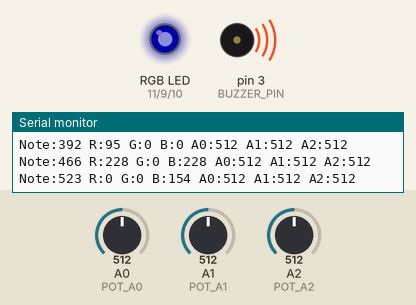
Recording of a sketch running on a simulated Arduino Uno, built with avr-gcc and run on an emulated ATmega328P. Parts: an RGB LED mixed from three pins (HIGH = lit), buzzer (waves = sounding), the last lines printed to the serial monitor. The test bench sets the inputs (shaded band); at power-on: A0 (POT_A0) = 512, A1 (POT_A1) = 512, A2 (POT_A2) = 512. Dim RGB values are drawn brighter than linear.

Above: at 0.95 s.
1.3 s: A0 (POT_A0) set to 99
At 3.39 s:
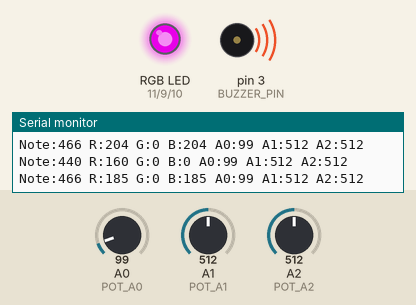
4.3 s: A0 (POT_A0) set to 89
At 6.75 s:
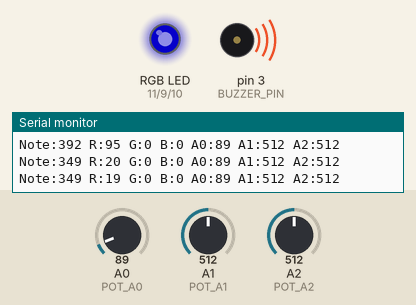
7.3 s: A1 (POT_A1) set to 716
At 8.58 s:
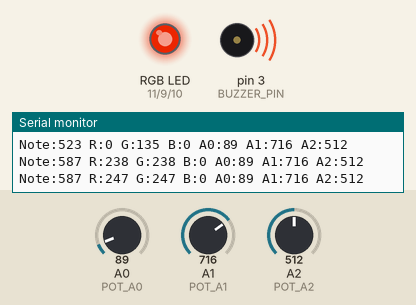
10.3 s: A2 (POT_A2) set to 160
At 10.58 s:
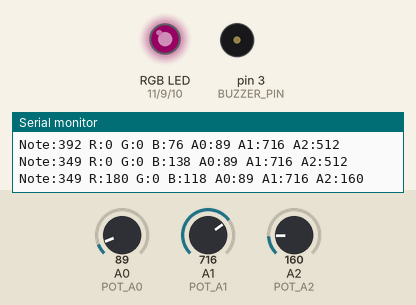
13.3 s: A0 (POT_A0) set to 57
16.3 s: A0 (POT_A0) set to 47
Timing chart, 0 to 20.3 s (numbered marks = the images above; inputs shaded):
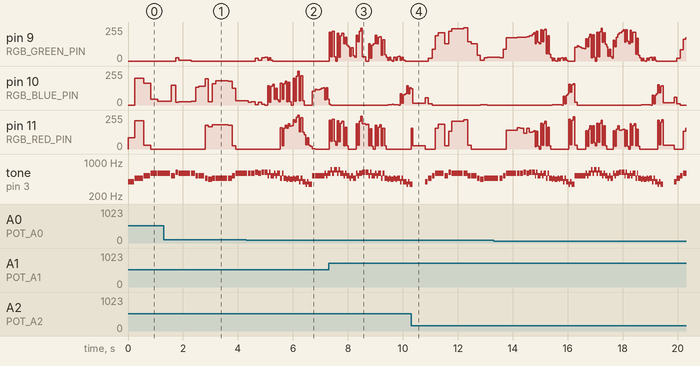

The sketch:

main.ino
```cpp
#define RGB_RED_PIN 11
#define RGB_BLUE_PIN 10
#define RGB_GREEN_PIN 9

#define BUZZER_PIN 3

#define POT_A0 A0  // speed knob
#define POT_A1 A1  // color shift knob
#define POT_A2 A2  // brightness/volume knob

#include "pitches.h"

float t = 0;

//PLACE YOUR MELODY AND DURATIONS HERE-----------------
int melody[] = {
  NOTE_G4, NOTE_AS4, NOTE_C5, NOTE_D5, NOTE_D5, NOTE_C5, NOTE_DS5, NOTE_D5,
  NOTE_D5, NOTE_C5, NOTE_C5, NOTE_AS4, NOTE_A4, NOTE_AS4, NOTE_AS4,
  NOTE_AS4, NOTE_C5, NOTE_D5,

  NOTE_D5, NOTE_D5, NOTE_DS5, NOTE_D5, NOTE_DS5,
  NOTE_DS5, NOTE_DS5, NOTE_C5, NOTE_DS5, NOTE_C5, NOTE_C5, NOTE_D5, NOTE_C5, NOTE_D5, NOTE_D5, NOTE_AS4, NOTE_D5,
  NOTE_AS4, NOTE_AS4, NOTE_A4, NOTE_AS4, NOTE_A4, NOTE_A4, NOTE_AS4, NOTE_A4, NOTE_AS4, NOTE_AS4, NOTE_G4, NOTE_AS4,
  NOTE_G4, NOTE_G4, NOTE_F4, NOTE_G4, NOTE_F4, NOTE_F4,

  NOTE_C5,
  NOTE_C5, NOTE_C5, NOTE_C5, NOTE_C5, NOTE_C5, NOTE_C5, NOTE_D5, NOTE_C5, NOTE_D5, NOTE_D5,
  NOTE_F5, NOTE_D5, NOTE_F5, NOTE_F5, NOTE_D5, NOTE_F5, NOTE_D5, NOTE_D5, NOTE_C5, NOTE_D5,
  NOTE_C5, NOTE_C5, NOTE_AS4, NOTE_C5, NOTE_AS4, NOTE_AS4, NOTE_D5, NOTE_C5, NOTE_D5, NOTE_D5,

  NOTE_DS5,
  NOTE_DS5, NOTE_DS5, NOTE_C5, NOTE_DS5, NOTE_C5, NOTE_C5, NOTE_D5, NOTE_C5, NOTE_D5, NOTE_D5,
  NOTE_AS4, NOTE_D5, NOTE_AS4, NOTE_AS4, NOTE_A4, NOTE_AS4, NOTE_A4, NOTE_A4, NOTE_AS4, NOTE_A4,
  NOTE_AS4, NOTE_AS4, NOTE_G4, NOTE_AS4, NOTE_G4, NOTE_G4, NOTE_F4, NOTE_G4, NOTE_F4, NOTE_F4,

  REST
};

int durations[] = {
  4,3,4,4,2,3,4,1,
  3,4,2,4,3,4,1,
  3,4,1,

  4,3,4,4,4,
  8,8,8,8,8,8,8,8,8,8,8,8,
  8,8,8,8,8,8,8,8,8,8,8,8,
  8,8,8,8,8,8,

  4,
  8,8,8,8,8,8,8,8,8,8,
  8,8,8,8,8,8,8,8,8,8,
  8,8,8,8,8,8,8,8,8,8,

  4,
  8,8,8,8,8,8,8,8,8,8,
  8,8,8,8,8,8,8,8,8,8,
  8,8,8,8,8,8,8,8,8,8,

  1
};
//------------------------------------------------------------------------
int melodyLength = sizeof(melody) / sizeof(int);
void setRGB(int r, int g, int b) {
  analogWrite(RGB_RED_PIN, constrain(r, 0, 255));
  analogWrite(RGB_GREEN_PIN, constrain(g, 0, 255));
  analogWrite(RGB_BLUE_PIN, constrain(b, 0, 255));
}

void smoothRGB(int r, int g, int b) {
  static int lastR = 0, lastG = 0, lastB = 0;

  for (int i = 0; i < 8; i++) {
    int sr = lastR + (r - lastR) * i / 8;
    int sg = lastG + (g - lastG) * i / 8;
    int sb = lastB + (b - lastB) * i / 8;

    setRGB(sr, sg, sb);
  }

  lastR = r;
  lastG = g;
  lastB = b;
}

void setup() {
  pinMode(RGB_RED_PIN, OUTPUT);
  pinMode(RGB_GREEN_PIN, OUTPUT);
  pinMode(RGB_BLUE_PIN, OUTPUT);
  pinMode(BUZZER_PIN, OUTPUT);
  Serial.begin(9600);
}

void loop() {

  for (int note = 0; note < melodyLength; note++) {

    int a0 = analogRead(POT_A0);
    int a1 = analogRead(POT_A1);
    int a2 = analogRead(POT_A2);

    float speed = map(a0, 0, 1023, 60, 300);
    float volume = a2 / 1023.0;
    int colorShift = map(a1, 0, 1023, 0, 255);

    int noteFreq = melody[note];
    int r = 0, g = 0, b = 0;

    if (noteFreq != REST) {

      int pitch = constrain(noteFreq, 200, 1000);
      int hue = map(pitch, 200, 1000, 0, 255);
      hue = (hue + colorShift) % 256;

      if (hue < 85) {
        r = 255 - hue * 3;
        g = hue * 3;
        b = 0;
      } else if (hue < 170) {
        hue -= 85;
        r = 0;
        g = 255 - hue * 3;
        b = hue * 3;
      } else {
        hue -= 170;
        r = hue * 3;
        g = 0;
        b = 255 - hue * 3;
      }
      int brightness = map(a2, 0, 1023, 180, 255);

      r = (r * brightness) / 255;
      g = (g * brightness) / 255;
      b = (b * brightness) / 255;
      float boost = 2.5;
      r = constrain(r * boost, 0, 255);
      g = constrain(g * boost, 0, 255);
      b = constrain(b * boost, 0, 255);
      float pulse = 0.7 + 0.3 * (sin(t * 6.28) + 1.0) / 2.0;
      r *= pulse;
      g *= pulse;
      b *= pulse;
    }

    smoothRGB(r, g, b);

    int duration = speed * (1000 / durations[note]) / 200;

    if (volume > 0.05 && noteFreq != REST) {
      tone(BUZZER_PIN, noteFreq, duration);
    }

    delay(duration * 1.1);
    noTone(BUZZER_PIN);

    t += 0.05;
Serial.print("Note:");Serial.print(noteFreq);Serial.print(" ");
Serial.print("R:"); Serial.print(r); Serial.print(" ");
Serial.print("G:"); Serial.print(g); Serial.print(" ");
Serial.print("B:"); Serial.print(b); Serial.print(" ");
Serial.print("A0:"); Serial.print(a0); Serial.print(" ");
Serial.print("A1:"); Serial.print(a1); Serial.print(" ");
Serial.print("A2:"); Serial.println(a2);
  }
}
```

Measured:
- the behaviour switches between 90 and 89 on A0 (POT_A0) (found by bisection; images 1 and 2)
- by itself, tone on pin 3 (BUZZER_PIN): plays 523 Hz for 0.30 s, 587 Hz for 0.05 s, 523 Hz for 0.05 s, 587 Hz for 0.10 s, 698 Hz for 0.05 s, 587 Hz for 0.05 s … (47 notes in this stretch)
